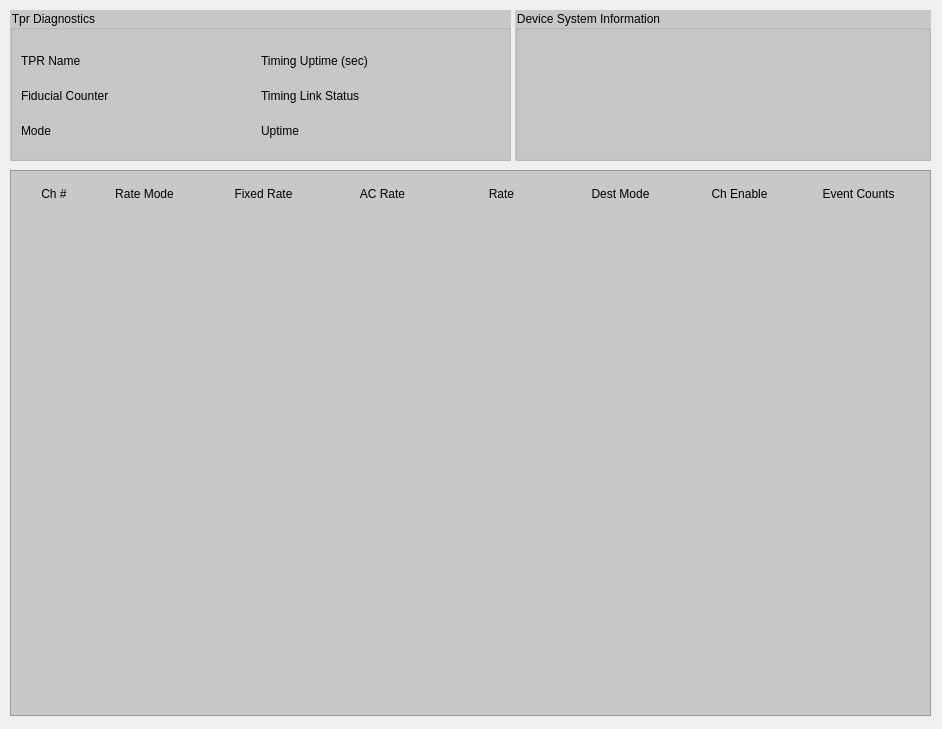
<?xml version="1.0" encoding="UTF-8"?>
<ui version="4.0">
 <class>Form</class>
 <widget class="QWidget" name="Form">
  <property name="geometry">
   <rect>
    <x>0</x>
    <y>0</y>
    <width>942</width>
    <height>729</height>
   </rect>
  </property>
  <property name="maximumSize">
   <size>
    <width>16777215</width>
    <height>1818</height>
   </size>
  </property>
  <property name="windowTitle">
   <string>${LOCA} TPR Expert Display</string>
  </property>
  <property name="styleSheet">
   <string notr="true"/>
  </property>
  <widget class="QGroupBox" name="TPR_Diagnostics">
   <property name="geometry">
    <rect>
     <x>10</x>
     <y>10</y>
     <width>501</width>
     <height>151</height>
    </rect>
   </property>
   <property name="styleSheet">
    <string notr="true">QGroupBox {background-color: rgb(200,200,200)}</string>
   </property>
   <property name="title">
    <string>Tpr Diagnostics</string>
   </property>
   <widget class="QWidget" name="gridLayoutWidget">
    <property name="geometry">
     <rect>
      <x>5</x>
      <y>30</y>
      <width>486</width>
      <height>111</height>
     </rect>
    </property>
    <layout class="QGridLayout" name="Diag_Grid" columnstretch="0,0,0,0">
     <property name="leftMargin">
      <number>6</number>
     </property>
     <property name="topMargin">
      <number>6</number>
     </property>
     <property name="rightMargin">
      <number>6</number>
     </property>
     <property name="bottomMargin">
      <number>6</number>
     </property>
     <item row="0" column="1">
      <widget class="PyDMLabel" name="PyDMLabel_5">
       <property name="toolTip">
        <string/>
       </property>
       <property name="alarmSensitiveContent" stdset="0">
        <bool>true</bool>
       </property>
       <property name="channel" stdset="0">
        <string>TPR:${LOCA}:${IOC_UNIT}:${INST}:UPTIME</string>
       </property>
       <property name="displayFormat" stdset="0">
        <enum>PyDMLabel::Default</enum>
       </property>
      </widget>
     </item>
     <item row="0" column="0">
      <widget class="QLabel" name="label">
       <property name="text">
        <string>TPR Name</string>
       </property>
      </widget>
     </item>
     <item row="1" column="2">
      <widget class="QLabel" name="label_6">
       <property name="text">
        <string>Timing Link Status</string>
       </property>
      </widget>
     </item>
     <item row="1" column="3">
      <widget class="PyDMLabel" name="PyDMLabel_7">
       <property name="toolTip">
        <string/>
       </property>
       <property name="alarmSensitiveContent" stdset="0">
        <bool>true</bool>
       </property>
       <property name="channel" stdset="0">
        <string>TPR:${LOCA}:${IOC_UNIT}:${INST}:RXLNKSTATUS</string>
       </property>
       <property name="displayFormat" stdset="0">
        <enum>PyDMLabel::Default</enum>
       </property>
      </widget>
     </item>
     <item row="1" column="0">
      <widget class="QLabel" name="label_5">
       <property name="text">
        <string>Fiducial Counter</string>
       </property>
      </widget>
     </item>
     <item row="1" column="1">
      <widget class="PyDMLabel" name="PyDMLabel_6">
       <property name="toolTip">
        <string/>
       </property>
       <property name="alarmSensitiveContent" stdset="0">
        <bool>true</bool>
       </property>
       <property name="channel" stdset="0">
        <string>TPR:${LOCA}:${IOC_UNIT}:${INST}:FIDCNT</string>
       </property>
       <property name="displayFormat" stdset="0">
        <enum>PyDMLabel::Default</enum>
       </property>
      </widget>
     </item>
     <item row="0" column="3">
      <widget class="PyDMLabel" name="PyDMLabel_4">
       <property name="toolTip">
        <string/>
       </property>
       <property name="alarmSensitiveContent" stdset="0">
        <bool>true</bool>
       </property>
       <property name="channel" stdset="0">
        <string>TPR:${LOCA}:${IOC_UNIT}:${INST}</string>
       </property>
       <property name="displayFormat" stdset="0">
        <enum>PyDMLabel::Default</enum>
       </property>
      </widget>
     </item>
     <item row="0" column="2">
      <widget class="QLabel" name="label_2">
       <property name="text">
        <string>Timing Uptime (sec)</string>
       </property>
      </widget>
     </item>
     <item row="2" column="0">
      <widget class="QLabel" name="label_7">
       <property name="text">
        <string>Mode</string>
       </property>
      </widget>
     </item>
     <item row="2" column="1">
      <widget class="PyDMLabel" name="PyDMLabel_8">
       <property name="toolTip">
        <string/>
       </property>
       <property name="alarmSensitiveContent" stdset="0">
        <bool>true</bool>
       </property>
       <property name="channel" stdset="0">
        <string>TPR:${LOCA}:${IOC_UNIT}:${INST}:MODE </string>
       </property>
       <property name="displayFormat" stdset="0">
        <enum>PyDMLabel::Default</enum>
       </property>
      </widget>
     </item>
     <item row="2" column="2">
      <widget class="QLabel" name="label_8">
       <property name="text">
        <string>Uptime</string>
       </property>
      </widget>
     </item>
     <item row="2" column="3">
      <widget class="PyDMLabel" name="PyDMLabel_9">
       <property name="toolTip">
        <string/>
       </property>
       <property name="alarmSensitiveContent" stdset="0">
        <bool>true</bool>
       </property>
       <property name="channel" stdset="0">
        <string>TPR:${LOCA}:${IOC_UNIT}:${INST}:UPTIME </string>
       </property>
       <property name="displayFormat" stdset="0">
        <enum>PyDMLabel::Default</enum>
       </property>
      </widget>
     </item>
    </layout>
   </widget>
  </widget>
  <widget class="QGroupBox" name="Device_System_Info">
   <property name="geometry">
    <rect>
     <x>515</x>
     <y>10</y>
     <width>416</width>
     <height>151</height>
    </rect>
   </property>
   <property name="styleSheet">
    <string notr="true">QGroupBox {background-color: rgb(200,200,200)}</string>
   </property>
   <property name="title">
    <string>Device System Information</string>
   </property>
  </widget>
  <widget class="QFrame" name="Rows">
   <property name="geometry">
    <rect>
     <x>10</x>
     <y>170</y>
     <width>921</width>
     <height>546</height>
    </rect>
   </property>
   <property name="styleSheet">
    <string notr="true">QFrame#Rows {background-color: rgb(200,200,200)}</string>
   </property>
   <property name="frameShape">
    <enum>QFrame::StyledPanel</enum>
   </property>
   <property name="frameShadow">
    <enum>QFrame::Raised</enum>
   </property>
   <widget class="QWidget" name="layoutWidget_3">
    <property name="geometry">
     <rect>
      <x>10</x>
      <y>45</y>
      <width>901</width>
      <height>492</height>
     </rect>
    </property>
    <layout class="QVBoxLayout" name="Data_rows_2">
     <item>
      <widget class="PyDMEmbeddedDisplay" name="Row_00">
       <property name="minimumSize">
        <size>
         <width>0</width>
         <height>15</height>
        </size>
       </property>
       <property name="maximumSize">
        <size>
         <width>16777215</width>
         <height>25</height>
        </size>
       </property>
       <property name="toolTip">
        <string/>
       </property>
       <property name="frameShape">
        <enum>QFrame::NoFrame</enum>
       </property>
       <property name="macros" stdset="0">
        <string>CHN=00</string>
       </property>
       <property name="filename" stdset="0">
        <string>bcmtprDiagExpRow.ui</string>
       </property>
      </widget>
     </item>
     <item>
      <widget class="PyDMEmbeddedDisplay" name="Row_01">
       <property name="minimumSize">
        <size>
         <width>0</width>
         <height>15</height>
        </size>
       </property>
       <property name="maximumSize">
        <size>
         <width>16777215</width>
         <height>25</height>
        </size>
       </property>
       <property name="toolTip">
        <string/>
       </property>
       <property name="frameShape">
        <enum>QFrame::NoFrame</enum>
       </property>
       <property name="macros" stdset="0">
        <string>CHN=01</string>
       </property>
       <property name="filename" stdset="0">
        <string>bcmtprDiagExpRow.ui</string>
       </property>
      </widget>
     </item>
     <item>
      <widget class="PyDMEmbeddedDisplay" name="Row_02">
       <property name="minimumSize">
        <size>
         <width>0</width>
         <height>15</height>
        </size>
       </property>
       <property name="maximumSize">
        <size>
         <width>16777215</width>
         <height>25</height>
        </size>
       </property>
       <property name="toolTip">
        <string/>
       </property>
       <property name="frameShape">
        <enum>QFrame::NoFrame</enum>
       </property>
       <property name="macros" stdset="0">
        <string>CHN=02</string>
       </property>
       <property name="filename" stdset="0">
        <string>bcmtprDiagExpRow.ui</string>
       </property>
      </widget>
     </item>
     <item>
      <widget class="PyDMEmbeddedDisplay" name="Row_03">
       <property name="minimumSize">
        <size>
         <width>0</width>
         <height>15</height>
        </size>
       </property>
       <property name="maximumSize">
        <size>
         <width>16777215</width>
         <height>25</height>
        </size>
       </property>
       <property name="toolTip">
        <string/>
       </property>
       <property name="frameShape">
        <enum>QFrame::NoFrame</enum>
       </property>
       <property name="macros" stdset="0">
        <string>CHN=03</string>
       </property>
       <property name="filename" stdset="0">
        <string>bcmtprDiagExpRow.ui</string>
       </property>
      </widget>
     </item>
     <item>
      <widget class="PyDMEmbeddedDisplay" name="Row_04">
       <property name="minimumSize">
        <size>
         <width>0</width>
         <height>15</height>
        </size>
       </property>
       <property name="maximumSize">
        <size>
         <width>16777215</width>
         <height>25</height>
        </size>
       </property>
       <property name="toolTip">
        <string/>
       </property>
       <property name="frameShape">
        <enum>QFrame::NoFrame</enum>
       </property>
       <property name="macros" stdset="0">
        <string>CHN=04</string>
       </property>
       <property name="filename" stdset="0">
        <string>bcmtprDiagExpRow.ui</string>
       </property>
      </widget>
     </item>
     <item>
      <widget class="PyDMEmbeddedDisplay" name="Row_05">
       <property name="minimumSize">
        <size>
         <width>0</width>
         <height>15</height>
        </size>
       </property>
       <property name="maximumSize">
        <size>
         <width>16777215</width>
         <height>25</height>
        </size>
       </property>
       <property name="toolTip">
        <string/>
       </property>
       <property name="frameShape">
        <enum>QFrame::NoFrame</enum>
       </property>
       <property name="macros" stdset="0">
        <string>CHN=05</string>
       </property>
       <property name="filename" stdset="0">
        <string>bcmtprDiagExpRow.ui</string>
       </property>
      </widget>
     </item>
     <item>
      <widget class="PyDMEmbeddedDisplay" name="Row_06">
       <property name="minimumSize">
        <size>
         <width>0</width>
         <height>15</height>
        </size>
       </property>
       <property name="maximumSize">
        <size>
         <width>16777215</width>
         <height>25</height>
        </size>
       </property>
       <property name="toolTip">
        <string/>
       </property>
       <property name="frameShape">
        <enum>QFrame::NoFrame</enum>
       </property>
       <property name="macros" stdset="0">
        <string>CHN=06</string>
       </property>
       <property name="filename" stdset="0">
        <string>bcmtprDiagExpRow.ui</string>
       </property>
      </widget>
     </item>
     <item>
      <widget class="PyDMEmbeddedDisplay" name="Row_07">
       <property name="minimumSize">
        <size>
         <width>0</width>
         <height>15</height>
        </size>
       </property>
       <property name="maximumSize">
        <size>
         <width>16777215</width>
         <height>25</height>
        </size>
       </property>
       <property name="toolTip">
        <string/>
       </property>
       <property name="frameShape">
        <enum>QFrame::NoFrame</enum>
       </property>
       <property name="macros" stdset="0">
        <string>CHN=07</string>
       </property>
       <property name="filename" stdset="0">
        <string>bcmtprDiagExpRow.ui</string>
       </property>
      </widget>
     </item>
     <item>
      <widget class="PyDMEmbeddedDisplay" name="Row_08">
       <property name="minimumSize">
        <size>
         <width>0</width>
         <height>15</height>
        </size>
       </property>
       <property name="maximumSize">
        <size>
         <width>16777215</width>
         <height>25</height>
        </size>
       </property>
       <property name="toolTip">
        <string/>
       </property>
       <property name="frameShape">
        <enum>QFrame::NoFrame</enum>
       </property>
       <property name="macros" stdset="0">
        <string>CHN=08</string>
       </property>
       <property name="filename" stdset="0">
        <string>bcmtprDiagExpRow.ui</string>
       </property>
      </widget>
     </item>
     <item>
      <widget class="PyDMEmbeddedDisplay" name="Row_09">
       <property name="minimumSize">
        <size>
         <width>0</width>
         <height>15</height>
        </size>
       </property>
       <property name="maximumSize">
        <size>
         <width>16777215</width>
         <height>25</height>
        </size>
       </property>
       <property name="toolTip">
        <string/>
       </property>
       <property name="frameShape">
        <enum>QFrame::NoFrame</enum>
       </property>
       <property name="macros" stdset="0">
        <string>CHN=09</string>
       </property>
       <property name="filename" stdset="0">
        <string>bcmtprDiagExpRow.ui</string>
       </property>
      </widget>
     </item>
     <item>
      <widget class="PyDMEmbeddedDisplay" name="Row_10">
       <property name="minimumSize">
        <size>
         <width>0</width>
         <height>15</height>
        </size>
       </property>
       <property name="maximumSize">
        <size>
         <width>16777215</width>
         <height>25</height>
        </size>
       </property>
       <property name="toolTip">
        <string/>
       </property>
       <property name="frameShape">
        <enum>QFrame::NoFrame</enum>
       </property>
       <property name="macros" stdset="0">
        <string>CHN=10</string>
       </property>
       <property name="filename" stdset="0">
        <string>bcmtprDiagExpRow.ui</string>
       </property>
      </widget>
     </item>
     <item>
      <widget class="PyDMEmbeddedDisplay" name="Row_11">
       <property name="minimumSize">
        <size>
         <width>0</width>
         <height>15</height>
        </size>
       </property>
       <property name="maximumSize">
        <size>
         <width>16777215</width>
         <height>25</height>
        </size>
       </property>
       <property name="toolTip">
        <string/>
       </property>
       <property name="frameShape">
        <enum>QFrame::NoFrame</enum>
       </property>
       <property name="macros" stdset="0">
        <string>CHN=11</string>
       </property>
       <property name="filename" stdset="0">
        <string>bcmtprDiagExpRow.ui</string>
       </property>
      </widget>
     </item>
     <item>
      <widget class="PyDMEmbeddedDisplay" name="Row_12">
       <property name="minimumSize">
        <size>
         <width>0</width>
         <height>15</height>
        </size>
       </property>
       <property name="maximumSize">
        <size>
         <width>16777215</width>
         <height>25</height>
        </size>
       </property>
       <property name="toolTip">
        <string/>
       </property>
       <property name="frameShape">
        <enum>QFrame::NoFrame</enum>
       </property>
       <property name="macros" stdset="0">
        <string>CHN=12</string>
       </property>
       <property name="filename" stdset="0">
        <string>bcmtprDiagExpRow.ui</string>
       </property>
      </widget>
     </item>
     <item>
      <widget class="PyDMEmbeddedDisplay" name="Row_13">
       <property name="minimumSize">
        <size>
         <width>0</width>
         <height>15</height>
        </size>
       </property>
       <property name="maximumSize">
        <size>
         <width>16777215</width>
         <height>25</height>
        </size>
       </property>
       <property name="toolTip">
        <string/>
       </property>
       <property name="frameShape">
        <enum>QFrame::NoFrame</enum>
       </property>
       <property name="macros" stdset="0">
        <string>CHN=13</string>
       </property>
       <property name="filename" stdset="0">
        <string>bcmtprDiagExpRow.ui</string>
       </property>
      </widget>
     </item>
     <item>
      <widget class="PyDMEmbeddedDisplay" name="Row_14">
       <property name="minimumSize">
        <size>
         <width>0</width>
         <height>15</height>
        </size>
       </property>
       <property name="maximumSize">
        <size>
         <width>16777215</width>
         <height>25</height>
        </size>
       </property>
       <property name="toolTip">
        <string/>
       </property>
       <property name="frameShape">
        <enum>QFrame::NoFrame</enum>
       </property>
       <property name="macros" stdset="0">
        <string>CHN=14</string>
       </property>
       <property name="filename" stdset="0">
        <string>bcmtprDiagExpRow.ui</string>
       </property>
      </widget>
     </item>
     <item>
      <widget class="PyDMEmbeddedDisplay" name="Row_15">
       <property name="minimumSize">
        <size>
         <width>0</width>
         <height>15</height>
        </size>
       </property>
       <property name="maximumSize">
        <size>
         <width>16777215</width>
         <height>25</height>
        </size>
       </property>
       <property name="toolTip">
        <string/>
       </property>
       <property name="frameShape">
        <enum>QFrame::NoFrame</enum>
       </property>
       <property name="macros" stdset="0">
        <string>CHN=15</string>
       </property>
       <property name="filename" stdset="0">
        <string>bcmtprDiagExpRow.ui</string>
       </property>
      </widget>
     </item>
    </layout>
   </widget>
   <widget class="QWidget" name="layoutWidget">
    <property name="geometry">
     <rect>
      <x>10</x>
      <y>10</y>
      <width>901</width>
      <height>27</height>
     </rect>
    </property>
    <layout class="QHBoxLayout" name="Column_headers" stretch="1,2,2,2,2,2,2,2">
     <property name="leftMargin">
      <number>6</number>
     </property>
     <property name="topMargin">
      <number>0</number>
     </property>
     <property name="rightMargin">
      <number>6</number>
     </property>
     <property name="bottomMargin">
      <number>0</number>
     </property>
     <item>
      <widget class="QLabel" name="Ch_Num">
       <property name="maximumSize">
        <size>
         <width>16777215</width>
         <height>25</height>
        </size>
       </property>
       <property name="text">
        <string>Ch #</string>
       </property>
       <property name="alignment">
        <set>Qt::AlignCenter</set>
       </property>
      </widget>
     </item>
     <item>
      <widget class="QLabel" name="Rate_Mode">
       <property name="maximumSize">
        <size>
         <width>16777215</width>
         <height>25</height>
        </size>
       </property>
       <property name="text">
        <string>Rate Mode</string>
       </property>
       <property name="alignment">
        <set>Qt::AlignCenter</set>
       </property>
      </widget>
     </item>
     <item>
      <widget class="QLabel" name="Fixed_Rate">
       <property name="maximumSize">
        <size>
         <width>16777215</width>
         <height>25</height>
        </size>
       </property>
       <property name="text">
        <string>Fixed Rate</string>
       </property>
       <property name="alignment">
        <set>Qt::AlignCenter</set>
       </property>
      </widget>
     </item>
     <item>
      <widget class="QLabel" name="AC_Rate">
       <property name="maximumSize">
        <size>
         <width>16777215</width>
         <height>25</height>
        </size>
       </property>
       <property name="text">
        <string>AC Rate</string>
       </property>
       <property name="alignment">
        <set>Qt::AlignCenter</set>
       </property>
      </widget>
     </item>
     <item>
      <widget class="QLabel" name="Rate">
       <property name="maximumSize">
        <size>
         <width>16777215</width>
         <height>25</height>
        </size>
       </property>
       <property name="text">
        <string>Rate</string>
       </property>
       <property name="alignment">
        <set>Qt::AlignCenter</set>
       </property>
      </widget>
     </item>
     <item>
      <widget class="QLabel" name="Dest_Mode">
       <property name="maximumSize">
        <size>
         <width>16777215</width>
         <height>25</height>
        </size>
       </property>
       <property name="text">
        <string>Dest Mode</string>
       </property>
       <property name="alignment">
        <set>Qt::AlignCenter</set>
       </property>
      </widget>
     </item>
     <item>
      <widget class="QLabel" name="Ch_Enable">
       <property name="maximumSize">
        <size>
         <width>16777215</width>
         <height>25</height>
        </size>
       </property>
       <property name="text">
        <string>Ch Enable</string>
       </property>
       <property name="alignment">
        <set>Qt::AlignCenter</set>
       </property>
      </widget>
     </item>
     <item>
      <widget class="QLabel" name="Event_Couts">
       <property name="maximumSize">
        <size>
         <width>16777215</width>
         <height>25</height>
        </size>
       </property>
       <property name="text">
        <string>Event Counts</string>
       </property>
       <property name="alignment">
        <set>Qt::AlignCenter</set>
       </property>
      </widget>
     </item>
    </layout>
   </widget>
  </widget>
 </widget>
 <customwidgets>
  <customwidget>
   <class>PyDMLabel</class>
   <extends>QLabel</extends>
   <header>pydm.widgets.label</header>
  </customwidget>
  <customwidget>
   <class>PyDMEmbeddedDisplay</class>
   <extends>QFrame</extends>
   <header>pydm.widgets.embedded_display</header>
  </customwidget>
 </customwidgets>
 <resources/>
 <connections/>
</ui>
